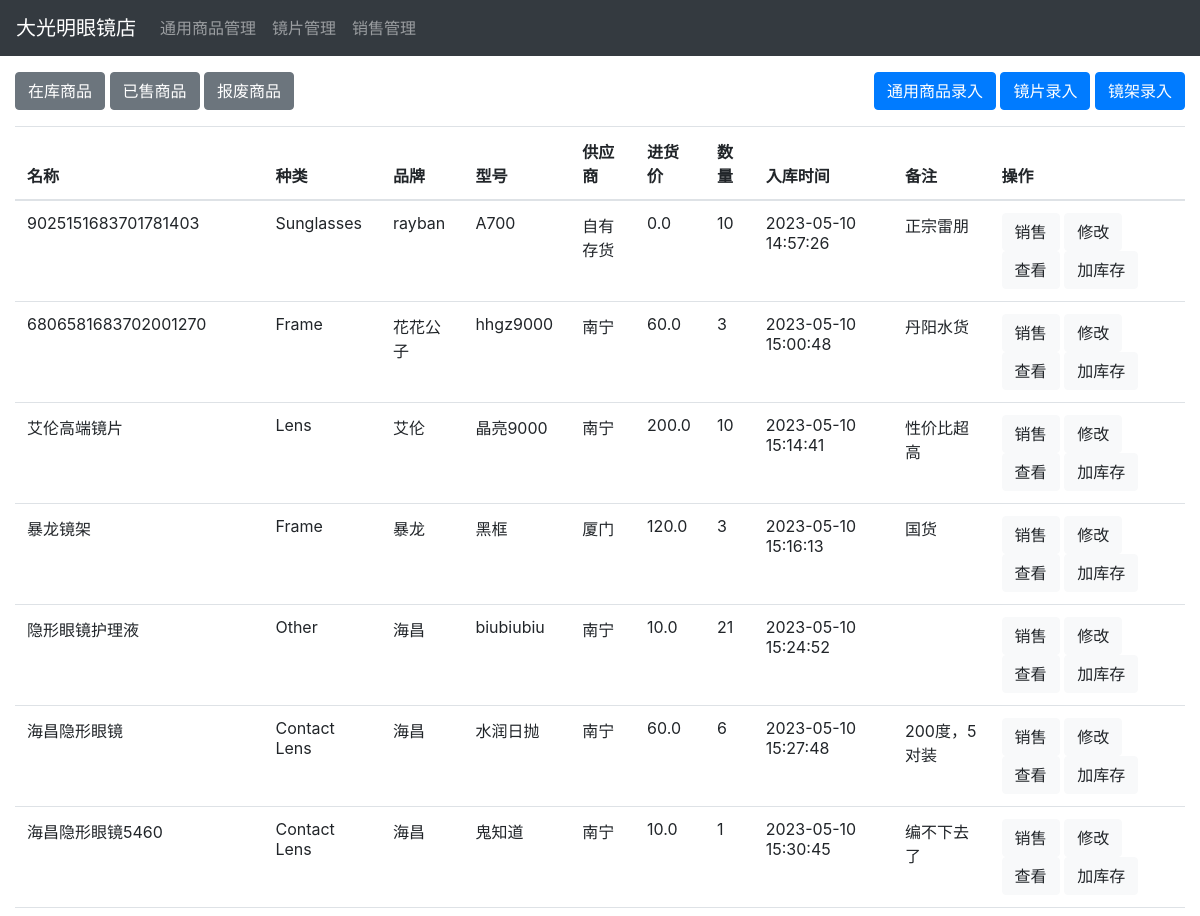
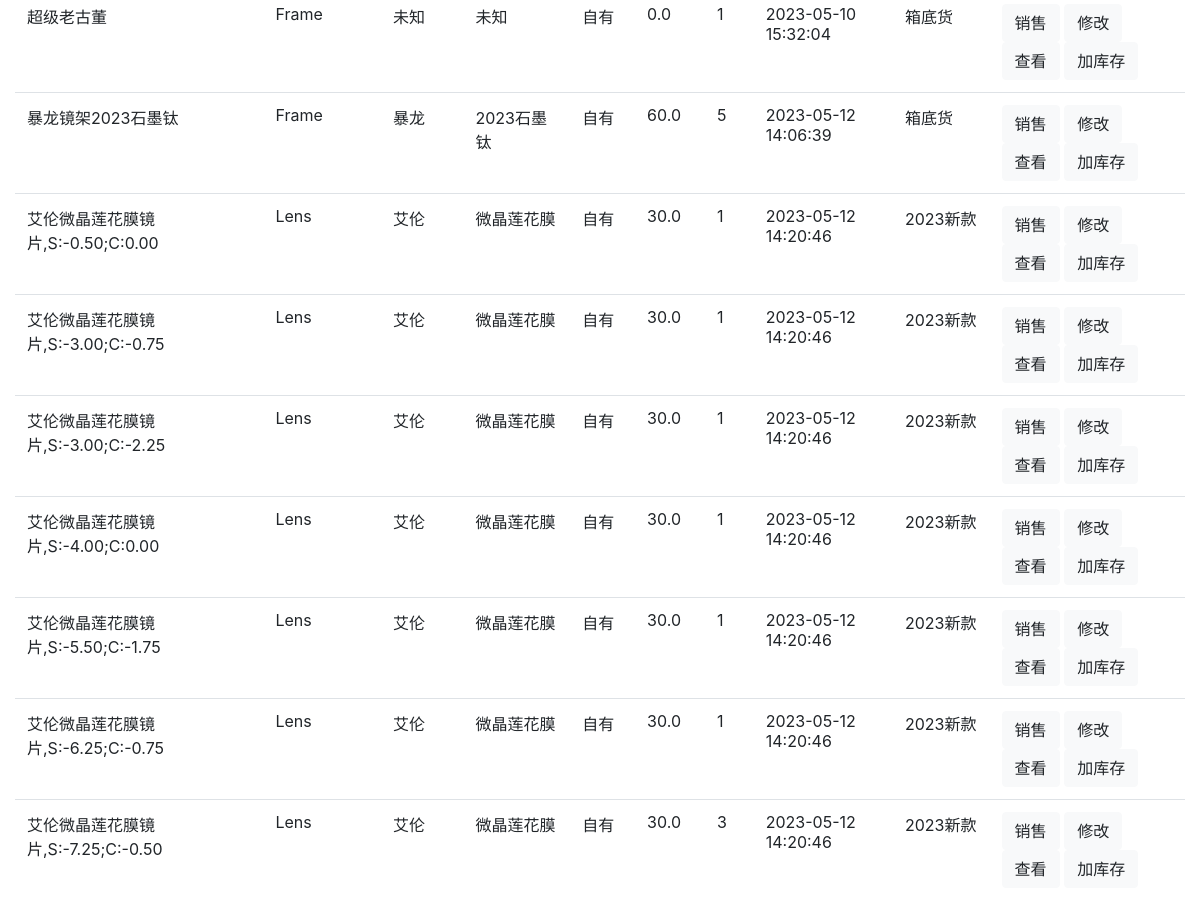
Page /products_list on the committed database (2 pictures, top to bottom).
### models/product.py (models this page shows, shortened)
class Product(db.Model):
    __tablename__ = 'products'
    id = db.Column(db.Integer, primary_key=True)
    name = db.Column(db.String(80), nullable=False)
    category = db.Column(db.String(40), nullable=False)
    brand = db.Column(db.String(40))
    status = db.Column(db.Integer)
    cost_price = db.Column(db.Float)
    supplier = db.Column(db.String(80))
    unit = db.Column(db.String(6))
    specification = db.Column(db.String(40))
    barcode = db.Column(db.String(80))
    remark = db.Column(db.String(80))
    attribute1 = db.Column(db.String(80))
    attribute2 = db.Column(db.String(80))
    attribute3 = db.Column(db.String(80))
    attribute4 = db.Column(db.String(80))
    attribute5 = db.Column(db.String(80))
    in_time = db.Column(db.DateTime)
    out_time = db.Column(db.DateTime)
    list_price = db.Column(db.Float)
    sales_price = db.Column(db.Float)
    salesperson = db.Column(db.String(12))
    abandonment_time = db.Column(db.DateTime)

### app.py (the view)
@app.route('/products_list', methods=['GET', 'POST'])
def products_list():
    products = Product.query.filter_by(status=1).all()
    solds = Product.query.filter_by(status=2).all()
    abandonments = Product.query.filter_by(status=3).all()
    quantity_dict = {}
    for product in products:
        if product.name in quantity_dict:
            quantity_dict[product.name] += 1
        else:
            quantity_dict[product.name] = 1
    return render_template('products_list.html', products=products, solds=solds, abandonments=abandonments, quantity_dict=quantity_dict)

### templates/products_list.html (shortened to what this page needs)
<head>
    <link rel="stylesheet" type="text/css" href="https://cdn.datatables.net/v/dt/dt-1.11.3/datatables.min.css"/>
    <link rel="stylesheet" href="https://cdnjs.cloudflare.com/ajax/libs/font-awesome/5.15.4/css/all.min.css"/>
</head>
{% extends 'base.html' %}
{% block content %}
    <div class="row mb-3">
        <div class="col-md-6 text-left">
            <button id="inventory-btn" class="btn btn-secondary">在库商品</button>
            <button id="sold-btn"  class="btn btn-secondary">已售商品</button>
            <button id="abandonment-btn"  class="btn btn-secondary">报废商品</button>
        </div>
        <div class="col-md-6 text-right">
            <a href="{{ url_for('add_product', category=session['category'] if session['category'] else 'Sunglasses') }}" class="btn btn-primary">通用商品录入</a>
            <a href="{{ url_for('add_product', category='Lens') }}" class="btn btn-primary">镜片录入</a>
            <a href="{{ url_for('add_product', category='Frame') }}" class="btn btn-primary">镜架录入</a>
        </div>
    </div>
	<table id="product-table" class="table">
		<thead>
			<tr>
                <th data-sort="0">名称</th>
                <th data-sort="1">种类</th>
                <th data-sort="2">品牌</th>
                <th data-sort="3">型号</th>
                <th data-sort="4">供应商</th>
                <th data-sort="5">进货价</th>
                <th data-sort="6">数量</th>
                <th data-sort="7">入库时间</th>
                <th class="no-sort">备注</th>
                <th class="no-sort">操作</th>
			</tr>
		</thead>
		<tbody>
            {% set displayed_names = [] %}
			{% for product in products %}
                {% if product.name not in displayed_names %}
                    <tr>
                        <td>{{ product.name }}</td>
                        <td>{{ product.category }}</td>
                        <td>{{ product.brand }}</td>
                        <td>{{ product.specification }}</td>
                        <td>{{ product.supplier }}</td>
                        <td>{{ product.cost_price }}</td>
                        <td>{{ quantity_dict[product.name] }}</td>
                        <td>{{ product.in_time.strftime('%Y-%m-%d %H:%M:%S') }}</td>
                        <td>{{ product.remark }}</td>
                        <td>
                            <button class="btn btn-light" onclick="sellProduct({{ product.id }})">销售</button>
                            <a href="{{ url_for('edit_products', product_id=product.id) }}" class="btn btn-light">修改</a>
                            <button class="btn btn-light" onclick="viewProduct({{ product.id }})">查看</button>
                            <button class="btn btn-light" onclick="addStock({{ product.id }})">加库存</button>
                        </td>
                    </tr>
                    {% set _ = displayed_names.append(product.name) %}
                {% endif %}
			{% endfor %}
		</tbody>
	</table>
{% endblock %}

### templates/base.html (shortened to what this page needs)
<html>
<head>
    <link rel="stylesheet" href="https://cdn.bootcss.com/bootstrap/4.0.0/css/bootstrap.min.css"/>
</head>
<body>
    <nav class="navbar navbar-expand-lg navbar-dark bg-dark">
        <a class="navbar-brand" href="#">大光明眼镜店</a>
        <div class="collapse navbar-collapse" id="navbarNav">
            <ul class="navbar-nav">
                <li class="nav-item {% if active_page == 'product' %}active{% endif %}">
                    <a class="nav-link" href="{{ url_for('products_list') }}">通用商品管理</a>
                </li>
                <li class="nav-item {% if active_page == 'lens' %}active{% endif %}">
                    <a class="nav-link" href="{{ url_for('lens_view') }}">镜片管理</a>
                </li>
                <li class="nav-item {% if active_page == 'sales' %}active{% endif %}">
                    <a class="nav-link" href="{{ url_for('sales_list') }}">销售管理</a>
                </li>
            </ul>
        </div>
    </nav>
    <div class="container-fluid mt-3">
        {% block content %}
        {% endblock %}
    </div>
</body>
</html>

### templates/base.html (style rules this page uses)
.btn-primary { color: #fff; background-color: #007bff; border-color: #007bff; }
.btn-secondary { color: #fff; background-color: #6c757d; border-color: #6c757d; }

### rows in the picture
Product: name "9025151683701781403", category "Sunglasses", brand "rayban", specification "A700", supplier "自有存货", cost_price "0.0", name "10", in_time "2023-05-10 14:57:26", remark "正宗雷朋"
Product: name "6806581683702001270", category "Frame", brand "花花公子", specification "hhgz9000", supplier "南宁", cost_price "60.0", name "3", in_time "2023-05-10 15:00:48", remark "丹阳水货"
Product: name "艾伦高端镜片", category "Lens", brand "艾伦", specification "晶亮9000", supplier "南宁", cost_price "200.0", name "10", in_time "2023-05-10 15:14:41", remark "性价比超高"
Product: name "暴龙镜架", category "Frame", brand "暴龙", specification "黑框", supplier "厦门", cost_price "120.0", name "3", in_time "2023-05-10 15:16:13", remark "国货"
Product: name "隐形眼镜护理液", category "Other", brand "海昌", specification "biubiubiu", supplier "南宁", cost_price "10.0", name "21", in_time "2023-05-10 15:24:52"
Product: name "海昌隐形眼镜", category "Contact Lens", brand "海昌", specification "水润日抛", supplier "南宁", cost_price "60.0", name "6", in_time "2023-05-10 15:27:48", remark "200度，5对装"
Product: name "海昌隐形眼镜5460", category "Contact Lens", brand "海昌", specification "鬼知道", supplier "南宁", cost_price "10.0", name "1", in_time "2023-05-10 15:30:45", remark "编不下去了"
Product: name "超级老古董", category "Frame", brand "未知", specification "未知", supplier "自有", cost_price "0.0", name "1", in_time "2023-05-10 15:32:04", remark "箱底货"
Product: name "暴龙镜架2023石墨钛", category "Frame", brand "暴龙", specification "2023石墨钛", supplier "自有", cost_price "60.0", name "5", in_time "2023-05-12 14:06:39", remark "箱底货"
Product: name "艾伦微晶莲花膜镜片,S:-0.50;C:0.00", category "Lens", brand "艾伦", specification "微晶莲花膜", supplier "自有", cost_price "30.0", name "1", in_time "2023-05-12 14:20:46", remark "2023新款"
Product: name "艾伦微晶莲花膜镜片,S:-3.00;C:-0.75", category "Lens", brand "艾伦", specification "微晶莲花膜", supplier "自有", cost_price "30.0", name "1", in_time "2023-05-12 14:20:46", remark "2023新款"
Product: name "艾伦微晶莲花膜镜片,S:-3.00;C:-2.25", category "Lens", brand "艾伦", specification "微晶莲花膜", supplier "自有", cost_price "30.0", name "1", in_time "2023-05-12 14:20:46", remark "2023新款"
Product: name "艾伦微晶莲花膜镜片,S:-4.00;C:0.00", category "Lens", brand "艾伦", specification "微晶莲花膜", supplier "自有", cost_price "30.0", name "1", in_time "2023-05-12 14:20:46", remark "2023新款"
Product: name "艾伦微晶莲花膜镜片,S:-5.50;C:-1.75", category "Lens", brand "艾伦", specification "微晶莲花膜", supplier "自有", cost_price "30.0", name "1", in_time "2023-05-12 14:20:46", remark "2023新款"
Product: name "艾伦微晶莲花膜镜片,S:-6.25;C:-0.75", category "Lens", brand "艾伦", specification "微晶莲花膜", supplier "自有", cost_price "30.0", name "1", in_time "2023-05-12 14:20:46", remark "2023新款"
Product: name "艾伦微晶莲花膜镜片,S:-7.25;C:-0.50", category "Lens", brand "艾伦", specification "微晶莲花膜", supplier "自有", cost_price "30.0", name "3", in_time "2023-05-12 14:20:46", remark "2023新款"
